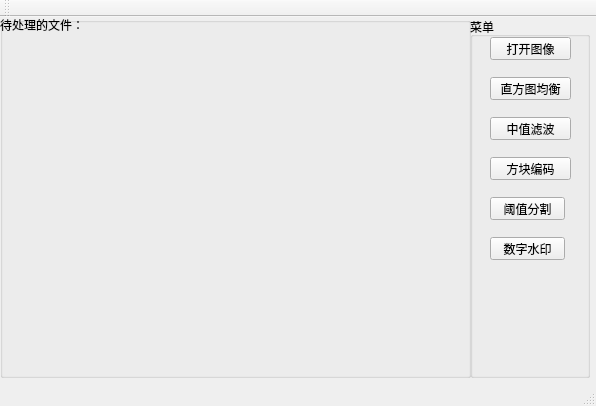
<?xml version="1.0" encoding="UTF-8"?>
<ui version="4.0">
 <class>MainWindow</class>
 <widget class="QMainWindow" name="MainWindow">
  <property name="geometry">
   <rect>
    <x>0</x>
    <y>0</y>
    <width>596</width>
    <height>406</height>
   </rect>
  </property>
  <property name="windowTitle">
   <string>MainWindow</string>
  </property>
  <widget class="QWidget" name="centralWidget">
   <widget class="QGroupBox" name="groupBox">
    <property name="geometry">
     <rect>
      <x>470</x>
      <y>0</y>
      <width>120</width>
      <height>361</height>
     </rect>
    </property>
    <property name="title">
     <string>菜单</string>
    </property>
    <widget class="QPushButton" name="btnOpen">
     <property name="geometry">
      <rect>
       <x>20</x>
       <y>20</y>
       <width>81</width>
       <height>23</height>
      </rect>
     </property>
     <property name="text">
      <string>打开图像</string>
     </property>
    </widget>
    <widget class="QPushButton" name="BtnZftJh">
     <property name="geometry">
      <rect>
       <x>20</x>
       <y>60</y>
       <width>81</width>
       <height>23</height>
      </rect>
     </property>
     <property name="text">
      <string>直方图均衡</string>
     </property>
    </widget>
    <widget class="QPushButton" name="BtnMidFilter">
     <property name="geometry">
      <rect>
       <x>20</x>
       <y>100</y>
       <width>81</width>
       <height>23</height>
      </rect>
     </property>
     <property name="text">
      <string>中值滤波</string>
     </property>
    </widget>
    <widget class="QPushButton" name="BlockCodeBtn">
     <property name="geometry">
      <rect>
       <x>20</x>
       <y>140</y>
       <width>81</width>
       <height>23</height>
      </rect>
     </property>
     <property name="text">
      <string>方块编码</string>
     </property>
    </widget>
    <widget class="QPushButton" name="ThreadHoldBtn">
     <property name="geometry">
      <rect>
       <x>20</x>
       <y>180</y>
       <width>75</width>
       <height>23</height>
      </rect>
     </property>
     <property name="text">
      <string>阈值分割</string>
     </property>
    </widget>
    <widget class="QPushButton" name="WaterMarkBtn">
     <property name="geometry">
      <rect>
       <x>20</x>
       <y>220</y>
       <width>75</width>
       <height>23</height>
      </rect>
     </property>
     <property name="text">
      <string>数字水印</string>
     </property>
    </widget>
   </widget>
   <widget class="QGroupBox" name="groupBox_2">
    <property name="geometry">
     <rect>
      <x>0</x>
      <y>0</y>
      <width>471</width>
      <height>361</height>
     </rect>
    </property>
    <property name="title">
     <string/>
    </property>
    <widget class="QLabel" name="lableShowPicture">
     <property name="geometry">
      <rect>
       <x>0</x>
       <y>20</y>
       <width>221</width>
       <height>171</height>
      </rect>
     </property>
     <property name="text">
      <string/>
     </property>
    </widget>
    <widget class="QLabel" name="labelImage">
     <property name="geometry">
      <rect>
       <x>0</x>
       <y>0</y>
       <width>141</width>
       <height>16</height>
      </rect>
     </property>
     <property name="text">
      <string>待处理的文件：</string>
     </property>
    </widget>
   </widget>
  </widget>
  <widget class="QMenuBar" name="menuBar">
   <property name="geometry">
    <rect>
     <x>0</x>
     <y>0</y>
     <width>596</width>
     <height>23</height>
    </rect>
   </property>
  </widget>
  <widget class="QToolBar" name="mainToolBar">
   <attribute name="toolBarArea">
    <enum>TopToolBarArea</enum>
   </attribute>
   <attribute name="toolBarBreak">
    <bool>false</bool>
   </attribute>
  </widget>
  <widget class="QStatusBar" name="statusBar"/>
 </widget>
 <layoutdefault spacing="6" margin="11"/>
 <resources/>
 <connections/>
</ui>
